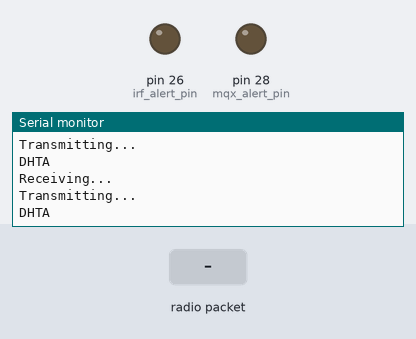
The sketch below on a simulated Arduino Mega 2560, built with avr-gcc and run on an emulated ATmega2560. Parts: output pins drawn as LEDs (lit = HIGH), the last lines printed to the serial monitor. Inputs (shaded band) come from the test bench. No radio packets arrive unless stated.

Above: at 1.3 s.
1.4 s: radio packet "R" arrives
At 2.5 s:
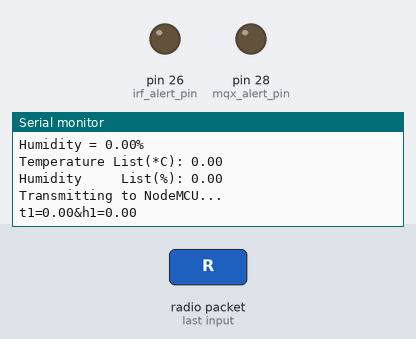
2.9 s: radio packet "F" arrives
5.3 s: radio packet "A" arrives
At 7.5 s:
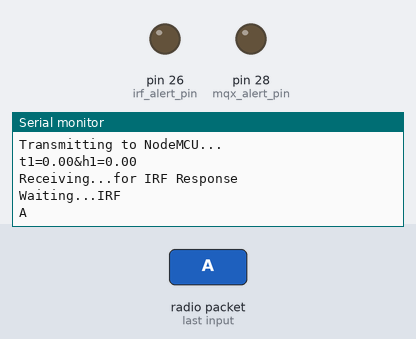

Measured:
- after the input at 1.4 s, the serial monitor: prints a new line after 0.07 s (image 1)
- after the input at 5.3 s, the serial monitor: prints a new line after 0.09 s (image 2)

The sketch:

MEGA.ino
```cpp
// For ARDUINO MEGA__________________________________
//*******************************************************//
const int total_temp = 1;
const int total_ir_flame = 1;
const int total_mq = 1;
//const int total_sp420 = 1;
int limit = 500;
//long vib_threshold = 2000;
//*******************************************************//
#include <SPI.h>
#include <nRF24L01.h>
#include <RF24.h>
#include <SoftwareSerial.h>

SoftwareSerial mySerial(9, 10);
RF24 radio(7, 8); // CNS, CE
const byte addresses[][6] = {"00001", "00002"};
//int activate_pin = 4;
//int deactivate_pin = 3;
int dht_alert_pin = 24;
int irf_alert_pin = 26;
int mqx_alert_pin = 28;
//int vib_alert_pin = 30;
//long vib_data = 0;

struct package
{
  float temperature = 0;
  float humidity = 0;
};

typedef struct package Package;
Package data;
/*
  struct bot
  {
  float temp = 0;
  float humid = 0;
  float irf = 0;
  float smoke = 0;
  };

  typedef struct bot Bot;
  Bot bot_data;*/
/*struct package1
{
  float temp = 0;
  float humid = 0;
  float irf = 0;
  float smoke = 0;
};

typedef struct package1 Package1;
Package1 data1;*/

char check_irf[] = "IRFx";
char check_mq[] = "MQxX";
//char check_sp420[] = "SP420x";
char response[10] = "";
char check_yes[] = "111";
char check_no[] = "000";

byte c = 0;
int i = 0;
int y = 0;
//int x = 0;

float store_temperature[total_temp];
float store_humidity[total_temp];
char check_temp[] = "DHTx";
//char check_bot[] = "BOT";

void setup() {
  Serial.begin(9600);
  mySerial.begin(9600);

  radio.begin();
  pinMode(dht_alert_pin, OUTPUT);
  pinMode(irf_alert_pin, OUTPUT);
  pinMode(mqx_alert_pin, OUTPUT);
 // pinMode(vib_alert_pin, OUTPUT);
  //  pinMode(activate_pin, INPUT);
  // pinMode(deactivate_pin, OUTPUT);
  radio.openWritingPipe(addresses[1]); // 00001
  radio.openReadingPipe(1, addresses[0]); // 00002
  radio.setPALevel(RF24_PA_MIN);
  delay(100);

  digitalWrite(dht_alert_pin, LOW);
  digitalWrite(irf_alert_pin, LOW);
  digitalWrite(mqx_alert_pin, LOW);
 // digitalWrite(vib_alert_pin, LOW);
  // digitalWrite(deactivate_pin, LOW);
}

void loop() {
  c = 0;
  dht();
  i = 0;
  y = 0;
  delay(1000);

  irf();
  i = 0;
  //response[10] = "";
  c = 0;
  y = 0;
  delay(1000);

  mqx();
  i = 0;
  y = 0;
  //response[10] = "";
  delay(1000);
/*
  vib();
  i = 0;
  //response[10] = "";
  delay(500);
  read_bot();
    delay(1000);
    y = 0;*/
}

//*********************************************************************************************************************************
//*********************************************************************************************************************************

void dht() {
  //if (digitalRead(activate_pin) == HIGH) {
  for (int c = 1; c <= total_temp; c++) {
    y = 0;
    int j = 0;
    delay(5);
retransmit:
    Serial.println("Transmitting...");                     //Setting to Transmission mode                              //Temporary*********
    radio.stopListening();
    if (i == total_temp)
      i = 0;

    if (i == (total_temp - 1))
      y = 1;

    check_temp[3] = (char)(i + 65);
    i++;
    radio.write(&check_temp, sizeof(check_temp));            //Transmitting A,B,C,D...
    Serial.println(check_temp);                                                                                                //Temporary*********

    delay(5);
    Serial.println("Receiving...");                         //Setting to Receiving mode                                        //Temporary*********
    radio.startListening();

    while (!radio.available()) {
      if (j == limit) {
        i--;
        goto  retransmit;
        //  break;
      }
      j++;
    }
    radio.read(&data, sizeof(data));
    Serial.print("Temperature = ");                                           //Temporary*********
    Serial.print(data.temperature);
    store_temperature[i - 1] = data.temperature;
    //Serial.print(char(223));
    Serial.print("*");
    Serial.println("C");
    Serial.print("Humidity = ");
    Serial.print(data.humidity);
    store_humidity[i - 1] = data.humidity;
    Serial.println("%");
    Serial.println("");

    if (y == 1) {
      //digitalWrite(deactivate_pin, HIGH);
      Serial.print("Temperature List(*C): ");
      for (int x = 0; x < total_temp; x++) {
        Serial.print(store_temperature[x]);
        Serial.print(" ");
      }
      Serial.println("");

      Serial.print("Humidity     List(%): ");
      for (int x = 0; x < total_temp; x++) {
        Serial.print(store_humidity[x]);
        Serial.print(" ");
      }
      Serial.println("");
      Serial.println("");
      //delay(500);
      // digitalWrite(deactivate_pin, LOW);
      transmit();
      /* if (check() == 1) {
         digitalWrite(dht_alert_pin, HIGH);
         delay(1000);
         digitalWrite(dht_alert_pin, LOW);
        }*/
    }
  }
  delay(100);                                        //Check-Time delay to give time for this controller to receive low signal
  // call_php();
  // }
}
/*
  int check() {
  for (int c = 0; c < total_temp; c++) {
    Serial.print(store_temperature[c]);
    Serial.print(",");
    Serial.print(store_humidity[c]);
    if (c != total_temp - 1)
      Serial.print(",");
  }
  Serial.println("...");

  int a = 0;
  for (int c = 0; c < total_temp; c++)
    if (store_temperature[c] < 27 || store_temperature[c] > 35) {
      a = 1;
      break;
    }
  if (a == 1)
    return 0;
  else
    return 1;
  }*/

void transmit() {
  Serial.println("Transmitting to NodeMCU...");
  String str = "";
  for (int b = 0; b < total_temp; b++) {
    if (b == 0)
      str += String("t") + String(b + 1) + String("=") + String(store_temperature[b]) + String("&h") + String(b + 1) + String("=") + String(store_humidity[b]);
    else
      str += String("&t") + String(b + 1) + String("=") + String(store_temperature[b]) + String("&h") + String(b + 1) + String("=") + String(store_humidity[b]);
  }
  //str += "&t4=00.00&h4=00.00";
  Serial.println(str);
  mySerial.println(str);
}

//*************************************************************************************************************************
//*************************************************************************************************************************

void irf() {
  for (int x = 1; x <= total_ir_flame; x++) {
    int j = 0;
    delay(5);
    //  Serial.println("Transmitting...");                                                    //Temporary*********
    // radio.stopListening();
    if (i == total_ir_flame)
      i = 0;
    if (i == total_ir_flame - 1)
      c = 1;

    check_irf[3] = (char)(i + 65);
    i++;
    //radio.write(&check_irf, sizeof(check_irf));
    // Serial.println(check_irf);                                                            //Temporary*********

    delay(5);
    Serial.println("Receiving...for IRF Response");                                                       //Temporary*********
    radio.startListening();

    while (!radio.available()) {
      //Serial.println("...");
      if (j == limit)
        break;
      j++;
    }
    Serial.println("Waiting...IRF");
    radio.read(&response, sizeof(response));
    Serial.println(response);                                                          //Temporary*********

    if ((response[1] == 'R') && (response[2] == 'F')) {
      switch (response[3]) {
        case 'A': Serial.println("Node A detected Fire!");
          break;
        case 'B': Serial.println("Node B detected Fire!");
          break;
        case 'C': Serial.println("Node C detected Fire!");
          break;
        default:
          break;
      }
      delay(5);
      Serial.println("Transmitting...");                                               //Temporary*********
      radio.stopListening();
      radio.write(&check_yes, sizeof(check_yes));
      Serial.println(check_yes);                                                       //Temporary*********

      digitalWrite(irf_alert_pin, HIGH);
      Serial.println("Flame Alert!");
      delay(1000);
      digitalWrite(irf_alert_pin, LOW);
    }
  }
  delay(100);
}

//*********************************************************************************************************************************
//*********************************************************************************************************************************
void mqx() {
  for (int x = 1; x <= total_mq; x++) {
    int j = 0;
    delay(5);
    //   Serial.println("Transmitting...");                                                    //Temporary*********
    //   radio.stopListening();
    if (i == total_mq)
      i = 0;
    if (i == total_mq - 1)
      c = 1;

    check_mq[3] = (char)(i + 65);
    i++;
    //   radio.write(&check_mq, sizeof(check_mq));
    //   Serial.println(check_mq);                                                            //Temporary*********

    delay(5);
    Serial.println("Receiving...for Smoke Response");                                                       //Temporary*********
    radio.startListening();

    while (!radio.available()) {
      if (j == limit)
        break;
      j++;
    }

    radio.read(&response, sizeof(response));
    Serial.println(response);                                                          //Temporary*********
    Serial.println(response[1]);
    if ((response[1] == 'Q') && (response[2] == 'X')) {
      switch (response[3]) {
        case 'A': Serial.println("Node A detected Smoke!");
          break;
        case 'B': Serial.println("Node B detected Smoke!");
          break;
        case 'C': Serial.println("Node C detected Smoke!");
          break;
        default:
          break;
      }
      delay(5);
      Serial.println("Transmitting...");                                               //Temporary*********
      radio.stopListening();
      radio.write(&check_yes, sizeof(check_yes));
      Serial.println(check_yes);                                                       //Temporary*********

      digitalWrite(mqx_alert_pin, HIGH);
      Serial.println("Smoke Alert!");
      delay(1000);
      digitalWrite(mqx_alert_pin, LOW);
    }
    /* if (c == 1) {
       digitalWrite(deactivate_pin, HIGH);
       delay(500);
       digitalWrite(deactivate_pin, LOW);
      }*/
  }
  delay(100);
}
```
